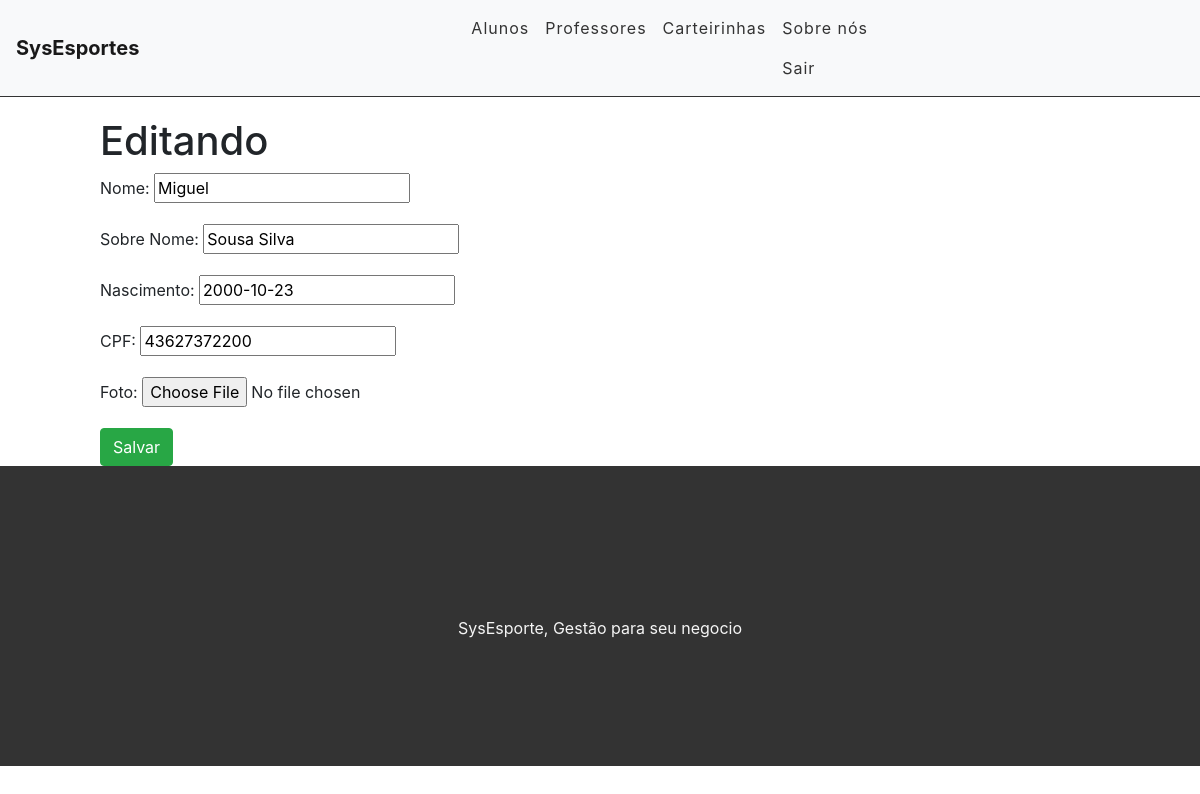
Screenshot of /aluno/editcadastro/52 (signed in) with the database file from the repository.
### aluno/models.py (models this page shows, shortened)
class Aluno(models.Model):
    id_aluno = models.AutoField('Id do Aluno', primary_key=True)
    num_matricula = models.CharField('Matricula', max_length=50, blank=True)
    nome = models.CharField('Nome', max_length=30, blank=False, null=False)
    sobrenome = models.CharField('Sobre Nome', max_length=100, blank=False, null=False)
    nascimento = models.DateField('Nascimento', auto_now_add=False)
    rg = models.CharField('Rg/Registro', max_length=30, blank=True, null=True)
    cpf = models.CharField('CPF', unique=True, max_length=14, blank=True, null=True)
    sexo = models.CharField(max_length=4, choices=TIPO_SEXO, blank=True, null=True)
    altura = models.DecimalField('Altura', max_digits=8, decimal_places=2, default=0, blank=True, null=True)
    peso = models.DecimalField('Peso', max_digits=8, decimal_places=4, default=0, blank=True, null=True)
    tipo_sanguinio = models.CharField('Tipo Sanguinio', max_length=11, blank=True, null=True)
    email = models.EmailField(blank=True, null=True)
    fone1 = models.CharField('Telefone', max_length=13, blank=True, null=True)
    fone2 = models.CharField('Celular', max_length=13, blank=True, null=True)
    fone3 = models.CharField('Whatsapp', max_length=13, blank=True, null=True)
    pai = models.CharField(max_length=100, blank=True, null=True)
    fone4 = models.CharField('Telefone', max_length=13, blank=True, null=True)
    mae = models.CharField('Mãe', max_length=100, blank=True, null=True)
    fone5 = models.CharField('Telefone', max_length=13, blank=True, null=True)
    cep = models.CharField(max_length=9, blank=True, null=True)
    estado = models.CharField(max_length=30, blank=True, null=True, default='')
    cidade = models.CharField(max_length=50, blank=True, null=True, default='')
    rua = models.CharField(max_length=50, blank=True, null=True, default='')
    img = models.ImageField(upload_to='aluno/images/', verbose_name='Foto', null=True,  blank=True,)
    escolinha = models.ForeignKey(dadosEscolinha, blank=True, null=True, on_delete=models.CASCADE)
    data_cadastro = models.DateTimeField('Cadastrado em', auto_now_add=True)
    data_atualizacao = models.DateTimeField('Atualizado em', auto_now=True)
    class Meta:
        ordering = ['nome']

### aluno/views.py (the view)
# urls.py: path('editcadastro/<int:id_aluno>', views.EditarCadastro, name='edita_cadastro'),
@login_required
def EditarCadastro(request, id_aluno):
	aluno = get_object_or_404(Aluno, pk=id_aluno)
	if request.method == "POST":
		form = AlunoForm(request.POST, request.FILES, instance
			= aluno)
		if form.is_valid():
			form = form.save(commit=False)
			form.save()
			messages.info(request,'Cadastro atualizado com sucesso.')
			return redirect('/aluno/listaluno')
	else:
		form = AlunoForm(instance=aluno)
	return render(request, 'aluno/editcadastro.html', {'form':form})

### aluno/forms.py
class AlunoForm(forms.ModelForm):
	class Meta:
		model = Aluno
		fields = 'nome', 'sobrenome', 'nascimento', 'cpf', 'img'

### templates/aluno/editcadastro.html (shortened to what this page needs)
{% extends 'system/base.html' %}
{% block content %}
<div class="offset-1 col-10 list-div">
	<h1>Editando {{aluno.nome_completo}}</h1>
	<form method="POST">
		{{form.as_p}}
		<input type="submit" class="btn btn-success" value="Salvar">
	</form>
</div>
{% endblock %}

### static/system/css/styles.css (style rules this page uses)
.list-div { padding: 0; }

### rows the page displays
Aluno: nome "Miguel", sobrenome "Sousa Silva", nascimento "2000-10-23", cpf "43627372200"
